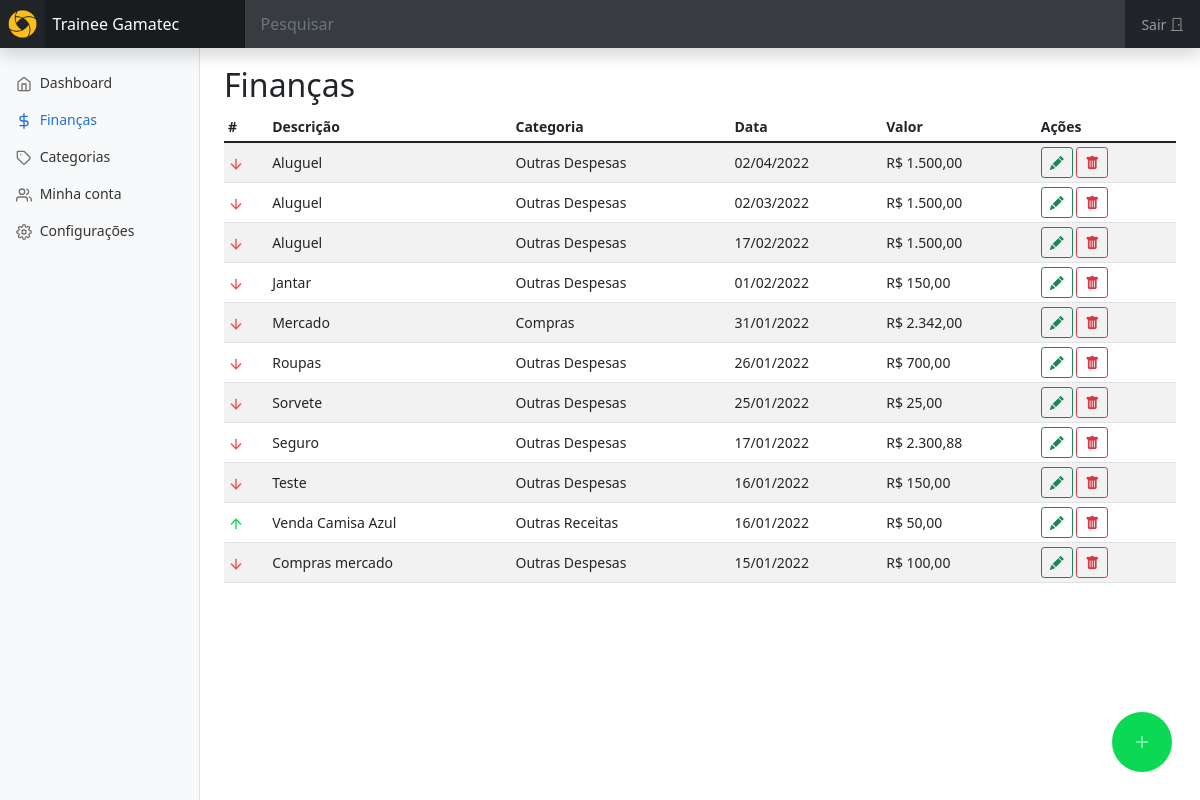
Page /views/financas.php (signed in) on the committed database.
### tables this page shows
CREATE TABLE `financas` (
  `codigo` int(10) UNSIGNED NOT NULL,
  `descricao` varchar(120) NOT NULL,
  `data` date NOT NULL,
  `valor` decimal(15,2) NOT NULL,
  `codigo_categoria` int(11) NOT NULL,
  `data_insercao` timestamp NOT NULL DEFAULT current_timestamp()
);

CREATE TABLE `categorias` (
  `codigo` int(10) UNSIGNED NOT NULL,
  `nome` varchar(80) NOT NULL,
  `tipo` varchar(1) NOT NULL
);

### class/Conexao.php (called while the page is built)
<?php
  abstract class Conexao{
    public static $conexao;
    public static function conecta() {
      if (!isset(self::$conexao)) {
        try {
          self::$conexao = new PDO("mysql:host=localhost; dbname=trainee", "trainee", "trainee");
        }
        catch(PDOException $e){
          echo "Erro de conexão: ". $e->getMessage();
          die();
        }
      }
      return self::$conexao;
    }
}
?>

### class/FinancaDAO.php (called while the page is built, shortened)
<?php
require_once "Conexao.php";
require_once "Financa.php";
class FinancaDAO {
  private $conexao;
  public function __construct() {
    $this->conexao = Conexao::conecta();
  }
  public function listar() {
    try {
        $consulta = $this->conexao->prepare("
          SELECT
            F.codigo,
            F.descricao,
            F.data,
            F.valor,
            F.codigo_categoria,
            CF.nome as nome_categoria,
            CF.tipo as tipo_categoria
          FROM financas F
          JOIN categorias CF ON CF.codigo=F.codigo_categoria
          ORDER BY data desc
        ");
        $consulta->execute();
        $dados = $consulta->fetchAll(PDO::FETCH_CLASS, "Financa");
        return $dados;
    } catch(PDOException $e){
      echo "ERRO: ".$e->getMessage();
    }
  }
}

### class/Financa.php (called while the page is built, shortened)
<?php
class Financa {
  private $codigo;
  private $descricao;
  private $data;
  private $valor;
  private $nome_categoria;
  private $tipo_categoria;
  public function getCodigo() {
    return $this->codigo;
  }
  public function getDescricao() {
    return $this->descricao;
  }
  public function getData() {
    return $this->data;
  }
  public function getValor() {
    return $this->valor;
  }
  public function getNomeCategoria() {
    return $this->nome_categoria;
  }
  public function getTipoCategoria() {
    return $this->tipo_categoria;
  }
  public function getDataFormatada() {
    $data = date_create($this->getData());
    return date_format($data, 'd/m/Y');
  }
}

### views/Listafinanca.php (the view)
<main class="col-md-9 ms-sm-auto col-lg-10 px-md-4">
  <h2 class="title-page">Finanças</h2>
  <div class="fixed-bottom">
    <div class="adicionar-registro">
      <a href="financas.php?acao=cadastra" class="btn btn-circle mr-3 d-flex justify-content-center align-items-center"><i class="bi bi-plus-lg"></i></a>
    </div>
  </div>
  <?php
  if (count($lista) == 0) {
    echo "<p>Nenhum registro</p>";
  } else {
  ?>
  <div class="table-responsive">
    <table class="table table-striped table-sm">
      <thead>
        <tr>
          <th scope="col">#</th>
          <th scope="col">Descrição</th>
          <th scope="col">Categoria</th>
          <th scope="col">Data</th>
          <th scope="col">Valor</th>
          <th scope="col">Ações</th>
        </tr>
      </thead>
      <tbody>
        <?php
        foreach ($lista as $item) {
        ?>
        <tr class="align-middle">
          <td><span style="color: <?= ($item->getTipoCategoria() == 'D' ? '#F24949' : '#0BD953') ?>" data-feather="<?= ($item->getTipoCategoria() == 'D' ? 'arrow-down' : 'arrow-up') ?>"></span></td>
          <td><?=$item->getDescricao()?></td>
          <td><?=$item->getNomeCategoria()?></td>
          <td><?=$item->getDataFormatada()?></td>
          <td>R$ <?=number_format($item->getValor(), 2, ',', '.')?></td>
          <td>
            <a href="financas.php?acao=altera&codigo=<?=$item->getCodigo()?>" class="btn btn-outline-success btn-sm justify-content-center align-items-center"><i class="bi bi-pencil-fill"></i></a>
            <a href="financas.php?acao=exclui&codigo=<?=$item->getCodigo()?>" class="btn btn-outline-danger btn-sm justify-content-center align-items-center"><i class="bi bi-trash-fill"></i></a>
          </td>
        </tr>
        <?php } ?>
      </tbody>
    </table>
  </div>
  <?php } ?>
</main>

### views/financas.php (shortened to what this page needs)
<!doctype html>
<html lang="pt-br">
  <head>
    <link href="../assets/bootstrap/dist/css/bootstrap.min.css" rel="stylesheet">
    <link rel="stylesheet" href="https://cdn.jsdelivr.net/npm/bootstrap-icons@1.7.2/font/bootstrap-icons.css">
    <link rel="stylesheet" href="../assets/css/style.css">
    <link href="../assets/css/dashboard.css" rel="stylesheet">
    <link href="../assets/css/style.css" rel="stylesheet">
  </head>
  <body>
<header class="navbar navbar-dark sticky-top bg-dark flex-md-nowrap p-0 shadow">
  <img class="simbolo-logo" src="../assets/img/simbolo.png" alt="Logo trainee Gamatec" height="28">
  <a class="navbar-brand col-md-3 col-lg-2 me-0 px-2" href="#">Trainee Gamatec</a>
  <input class="form-control form-control-dark w-100" type="text" placeholder="Pesquisar" aria-label="Search">
  <div class="navbar-nav">
    <div class="nav-item text-nowrap">
      <a class="nav-link px-3" href="#">Sair <i class="bi bi-door-closed"></i></a>
    </div>
  </div>
</header>
<div class="container-fluid">
  <div class="row">
    <nav id="sidebarMenu" class="col-md-3 col-lg-2 d-md-block bg-light sidebar collapse">
      <div class="position-sticky pt-3">
        <ul class="nav flex-column">
          <li class="nav-item">
            <a class="nav-link" href="dashboard.php">
              <span data-feather="home"></span>
              Dashboard
            </a>
          </li>
          <li class="nav-item">
            <a class="nav-link active" aria-current="page" href="#">
              <span data-feather="dollar-sign"></span>
              Finanças
            </a>
          </li>
          <li class="nav-item">
            <a class="nav-link" href="categorias.php">
              <span data-feather="tag"></span>
              Categorias
            </a>
          </li>
          <li class="nav-item">
            <a class="nav-link" href="usuario.php">
              <span data-feather="users"></span>
              Minha conta
            </a>
          </li>
          <li class="nav-item">
            <a class="nav-link" href="#">
              <span data-feather="settings"></span>
              Configurações
            </a>
          </li>
        </ul>
      </div>
    </nav>
<?php
include_once "../class/Financa.php";
include_once "../class/FinancaDAO.php";
if (!isset($_GET['acao'])) {
  $Financa = new FinancaDAO();
  $lista = $Financa->listar();
  include "listaFinanca.php";
}
?>
  </div>
</div>
  </body>
</html>

### assets/css/style.css (style rules this page uses)
.btn-circle { background-color: #0BD953; height: 60px; width: 60px; border-radius: 50%; color: azure; }
.adicionar-registro { margin: 28px; float: right; }
.simbolo-logo { margin: 8px; }
.title-page { margin-top: 18px; }

### assets/css/dashboard.css (style rules this page uses)
body { font-size: .875rem; }
.feather { width: 16px; height: 16px; vertical-align: text-bottom; }
.sidebar { position: fixed; top: 0; bottom: 0; left: 0; z-index: 100; padding: 48px 0 0; box-shadow: inset -1px 0 0 rgba(0, 0, 0, .1); }
.sidebar .nav-link { font-weight: 500; color: #333; }
.sidebar .nav-link .feather { margin-right: 4px; color: #727272; }
.sidebar .nav-link.active { color: #2470dc; }
.sidebar .nav-link:hover .feather, .sidebar .nav-link.active .feather { color: inherit; }
.navbar-brand { padding-top: .75rem; padding-bottom: .75rem; font-size: 1rem; background-color: rgba(0, 0, 0, .25); box-shadow: inset -1px 0 0 rgba(0, 0, 0, .25); }
.navbar .form-control { padding: .75rem 1rem; border-width: 0; border-radius: 0; }
.form-control-dark { color: #fff; background-color: rgba(255, 255, 255, .1); border-color: rgba(255, 255, 255, .1); }

### rows in the picture
financas: descricao "Aluguel", categorias.nome "Outras Despesas", data "02/04/2022", valor "1.500,00"
financas: descricao "Aluguel", categorias.nome "Outras Despesas", data "02/03/2022", valor "1.500,00"
financas: descricao "Aluguel", categorias.nome "Outras Despesas", data "17/02/2022", valor "1.500,00"
financas: descricao "Jantar", categorias.nome "Outras Despesas", data "01/02/2022", valor "150,00"
financas: descricao "Mercado", categorias.nome "Compras", data "31/01/2022", valor "2.342,00"
financas: descricao "Roupas", categorias.nome "Outras Despesas", data "26/01/2022", valor "700,00"
financas: descricao "Sorvete", categorias.nome "Outras Despesas", data "25/01/2022", valor "25,00"
financas: descricao "Seguro", categorias.nome "Outras Despesas", data "17/01/2022", valor "2.300,88"
financas: descricao "Teste", categorias.nome "Outras Despesas", data "16/01/2022", valor "150,00"
financas: descricao "Venda Camisa Azul", categorias.nome "Outras Receitas", data "16/01/2022", valor "50,00"
financas: descricao "Compras mercado", categorias.nome "Outras Despesas", data "15/01/2022", valor "100,00"
